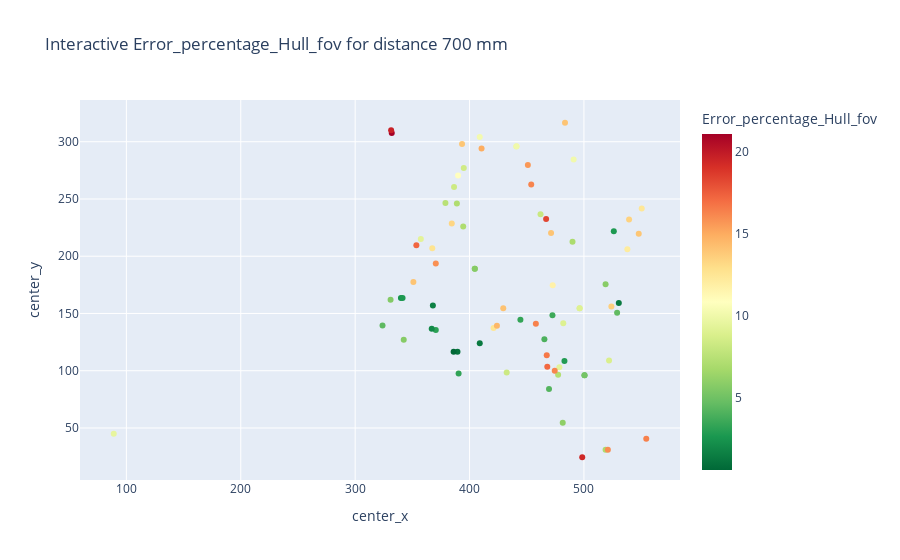
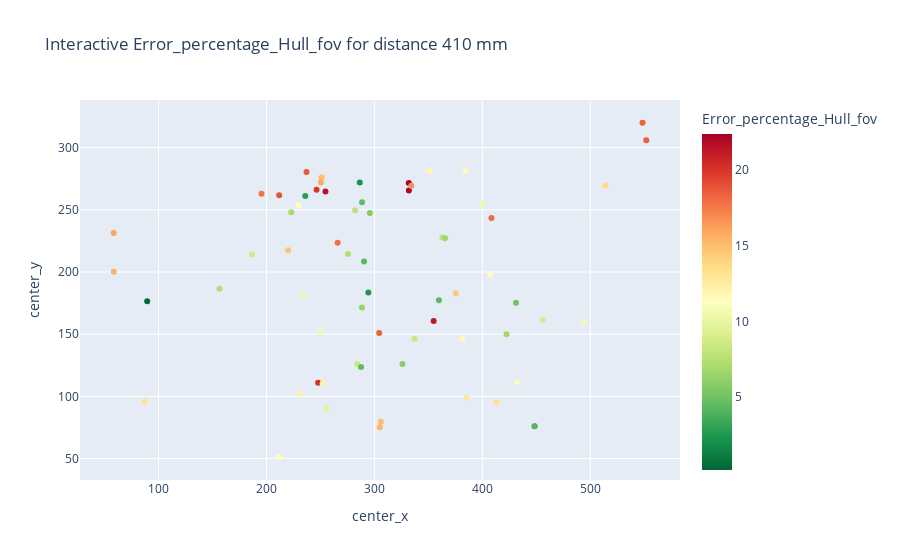
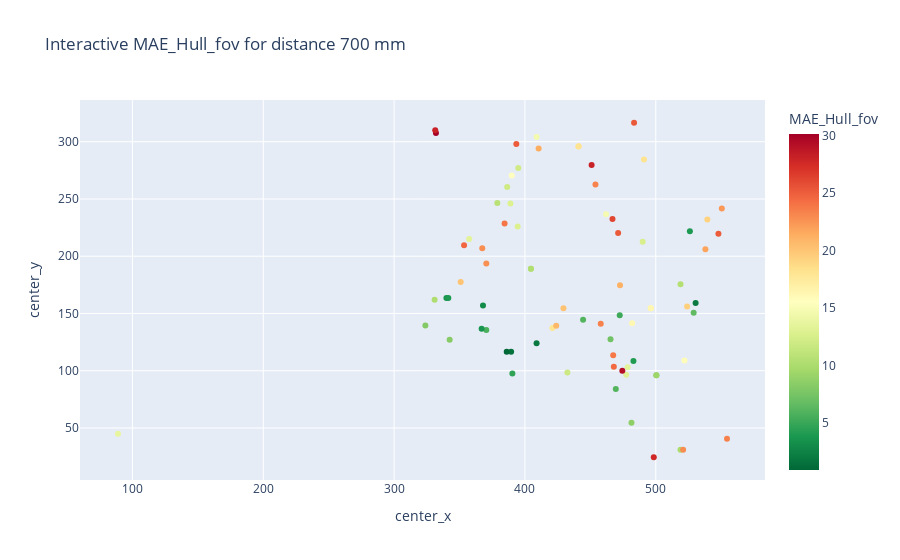
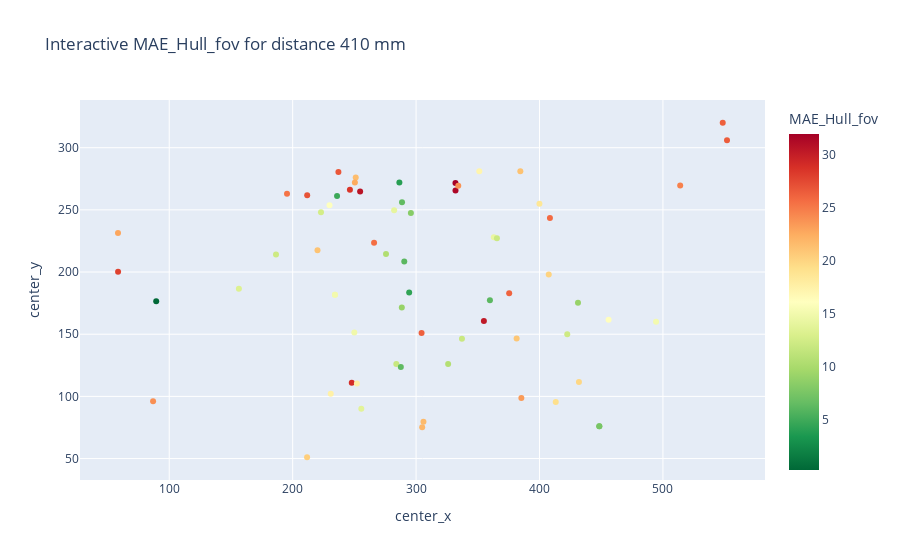

Notebook code for these charts, in order:
### Code cell
import ast
import folium
from folium.plugins import MarkerCluster    
import pandas as pd
import plotly.express as px

# Read the data
df = pd.read_csv('molt.csv')
samples_index = pd.read_csv('samples_index.csv')  # Ensure this is read correctly

# Update the 'not' column based on samples_index
for _, sample in samples_index.iterrows():
    df.loc[(df['image_path'] == sample['sample']) & (df['index'] == sample['index']), 'not'] = 'not'
df.to_csv('molt_CLEAN.csv')

# Clean the data
df_clean = df[df['not'] != 'not']
df_clean = df_clean.dropna()

# Extract center_x and center_y from the 'center' column
df_clean['center_x'] = df_clean['center'].apply(lambda x: ast.literal_eval(x)[0])
df_clean['center_y'] = df_clean['center'].apply(lambda x: ast.literal_eval(x)[1])

# Filter the DataFrame for specific conditions
df_positive = df_clean[(df_clean['Hull_Length_fov'] > df_clean['true_length'])]

# Create a new DataFrame for visualization with necessary columns
df_visual = df_positive[['center_x', 'center_y', 'Error_percentage_Hull_fov', 'image_path', 'index', 'pond', 'MAE_Hull_fov']]

# Ensure image paths are correct
df_visual['image_path'] = df_visual['image_path'].apply(lambda x: x.replace('\\', '/'))

# Adjust center_y coordinate to be opposite to the image
df_visual['center_y'] = 360 - df_visual['center_y']

# Generate scatter plots
for error in ['Error_percentage_Hull_fov', 'MAE_Hull_fov']:
    for pond in ['right', 'square']:
        df_pond = df_visual[df_visual['pond'] == pond]

        if pond == 'right':
            height = 700
        else:
            height = 410

        # Create an interactive scatter plot using plotly
        fig = px.scatter(df_pond, 
                         x='center_x', 
                         y='center_y', 
                         color=error,
                         hover_data=['image_path', 'index'],
                         color_continuous_scale='RdYlGn_r', 
                         title=f'Interactive {error} for distance {height} mm')

        # Customize the color bar
        fig.update_layout(coloraxis_colorbar=dict(title=error))

        # Show the plot
        fig.show()

### Figure 1 — Plotly figure (JSON) as saved in the notebook; plotly's stock layout.template omitted (floating-point values rounded to 4 significant figures; data arrays with more than 128 entries replaced by an {"elided": "..."} marker saying what was removed)
{"data": [{"customdata": {"elided": "78x2 mixed values"}, "hovertemplate": "center_x=%{x}<br>center_y=%{y}<br>image_path=%{customdata[0]}<br>index=%{customdata[1]}<br>Error_percentage_Hull_fov=%{marker.color}<extra></extra>", "legendgroup": "", "marker": {"color": [2.484, 5.734, 3.276, 8.287, 17.17, 1.102, 3.163, 13.61, 1.395, 7.013, 10.1, 12.49, 14.04, 3.617, 13.29, 7.033, 15.63, 16.26, 14.04, 21.09, 18.31, 19.67, 11.77, 4.015, 7.152, 7.301, 14.05, 5.725, 4.333, 5.205, 3.339, 10.19, 9.074, 10.91, 9.085, 0.6198, 13.97, 8.334, 13.49, 1.339, 17.24, 14.56, 2.736, 14.14, 4.493, 16.37, 2.853, 5.649, 9.349, 4.605, 2.031, 12.67, 4.218, 15.9, 6.026, 1.672, 19.38, 15.98, 9.55, 16.38, 9.888, 10.04, 8.17, 13.96, 16.64, 16.22, 7.141, 5.725, 15.0, 9.029, 8.439, 5.811, 12.14, 2.736, 7.509, 12.43, 9.325, 8.844], "coloraxis": "coloraxis", "symbol": "circle"}, "mode": "markers", "name": "", "orientation": "v", "showlegend": false, "type": "scatter", "x": [340.0, 342.5, 390.4, 432.5, 468.0, 389.5, 370.5, 524.0, 530.5, 490.0, 491.0, 421.0, 483.4, 472.5, 384.5, 518.9, 451.0, 453.9, 471.3, 332.0, 466.9, 331.4, 472.7, 465.4, 388.9, 477.4, 350.9, 404.6, 500.5, 500.5, 444.5, 408.9, 496.3, 389.9, 496.2, 386.1, 547.9, 386.4, 539.5, 408.9, 353.5, 423.9, 341.4, 429.5, 323.9, 458.0, 483.0, 331.0, 478.5, 529.0, 366.9, 367.4, 469.5, 370.5, 481.4, 368.0, 498.5, 520.9, 88.98, 554.5, 440.9, 441.1, 462.0, 393.4, 467.5, 474.5, 394.5, 404.6, 410.5, 481.9, 394.9, 518.9, 538.0, 526.1, 378.9, 550.5, 357.4, 521.9], "xaxis": "x", "y": [163.6, 127.0, 97.59, 98.55, 103.6, 116.5, 135.5, 156.1, 159.1, 212.6, 284.5, 137.4, 316.6, 148.6, 228.6, 31.08, 279.6, 262.6, 220.2, 307.5, 232.5, 310.1, 174.7, 127.6, 246.1, 96.57, 177.6, 189.1, 96.08, 96.08, 144.6, 304.0, 154.6, 270.5, 154.6, 116.6, 219.6, 260.5, 232.0, 124.0, 209.5, 139.2, 163.6, 154.5, 139.5, 141.0, 108.6, 162.0, 103.1, 150.5, 136.6, 207.0, 84.04, 193.6, 54.58, 157.0, 24.43, 31.08, 45.06, 40.54, 295.9, 296.0, 236.7, 298.0, 113.6, 100.1, 226.0, 189.1, 294.1, 141.5, 277.0, 175.5, 206.0, 221.7, 246.6, 241.7, 215, 109.0], "yaxis": "y"}], "layout": {"coloraxis": {"colorbar": {"title": {"text": "Error_percentage_Hull_fov"}}, "colorscale": [[0, "rgb(0,104,55)"], [0.1, "rgb(26,152,80)"], [0.2, "rgb(102,189,99)"], [0.3, "rgb(166,217,106)"], [0.4, "rgb(217,239,139)"], [0.5, "rgb(255,255,191)"], [0.6, "rgb(254,224,139)"], [0.7, "rgb(253,174,97)"], [0.8, "rgb(244,109,67)"], [0.9, "rgb(215,48,39)"], [1, "rgb(165,0,38)"]]}, "legend": {"tracegroupgap": 0}, "title": {"text": "Interactive Error_percentage_Hull_fov for distance 700 mm"}, "xaxis": {"anchor": "y", "domain": [0, 1], "title": {"text": "center_x"}}, "yaxis": {"anchor": "x", "domain": [0, 1], "title": {"text": "center_y"}}}}

### Figure 2 — Plotly figure (JSON) as saved in the notebook; plotly's stock layout.template omitted (floating-point values rounded to 4 significant figures; data arrays with more than 128 entries replaced by an {"elided": "..."} marker saying what was removed)
{"data": [{"customdata": {"elided": "67x2 mixed values"}, "hovertemplate": "center_x=%{x}<br>center_y=%{y}<br>image_path=%{customdata[0]}<br>index=%{customdata[1]}<br>Error_percentage_Hull_fov=%{marker.color}<extra></extra>", "legendgroup": "", "marker": {"color": [21.21, 17.7, 9.601, 5.787, 8.325, 18.02, 8.364, 2.423, 5.911, 13.47, 4.354, 7.33, 8.521, 0.2052, 7.838, 10.6, 6.999, 22.01, 7.39, 11.79, 18.71, 11.18, 17.88, 18.4, 15.15, 15.29, 9.01, 5.03, 18.88, 6.81, 11.02, 14.76, 4.184, 10.49, 10.37, 20.27, 13.69, 12.38, 12.3, 4.184, 10.49, 11.22, 15.04, 4.501, 4.303, 6.339, 4.427, 11.34, 13.31, 15.48, 15.97, 7.985, 6.708, 14.53, 11.64, 12.98, 10.34, 12.02, 22.35, 2.227, 15.76, 19.93, 2.697, 18.4, 18.54, 16.66, 21.44], "coloraxis": "coloraxis", "symbol": "circle"}, "mode": "markers", "name": "", "orientation": "v", "showlegend": false, "type": "scatter", "x": [354.9, 195.4, 255.6, 295.8, 284.0, 408.4, 337.2, 294.4, 326.0, 413.1, 359.8, 275.6, 186.5, 89.46, 282.2, 494.4, 223.0, 331.9, 156.4, 384.5, 237.1, 407.5, 266.0, 304.5, 306.0, 304.9, 456.0, 431.2, 211.8, 422.5, 431.9, 220.1, 448.4, 234.3, 250.0, 247.9, 514.0, 252.1, 230.9, 448.4, 234.3, 229.9, 251.1, 288.6, 290.4, 288.4, 287.6, 211.7, 86.93, 58.57, 58.5, 363.0, 365.5, 375.4, 381.4, 385.3, 399.9, 351.2, 331.9, 286.4, 250.4, 246.4, 236.0, 548.4, 551.9, 334.2, 254.7], "xaxis": "x", "y": [160.5, 263.0, 90.05, 247.4, 126.0, 243.6, 146.4, 183.6, 126.0, 95.56, 177.3, 214.5, 214.2, 176.6, 249.8, 160.1, 248.1, 265.5, 186.5, 281.0, 280.4, 198.1, 223.6, 151.0, 79.52, 75.09, 161.6, 175.4, 261.7, 150.1, 111.6, 217.6, 76.08, 181.7, 151.5, 111.0, 269.5, 110.3, 102.1, 76.08, 181.7, 253.6, 276.0, 256.1, 208.6, 171.6, 123.6, 51.06, 96.02, 200.3, 231.4, 228.1, 227.1, 183.0, 146.6, 98.62, 255, 281.1, 271.6, 272.0, 272.0, 266.3, 261.1, 320.1, 306.0, 269.4, 264.9], "yaxis": "y"}], "layout": {"coloraxis": {"colorbar": {"title": {"text": "Error_percentage_Hull_fov"}}, "colorscale": [[0, "rgb(0,104,55)"], [0.1, "rgb(26,152,80)"], [0.2, "rgb(102,189,99)"], [0.3, "rgb(166,217,106)"], [0.4, "rgb(217,239,139)"], [0.5, "rgb(255,255,191)"], [0.6, "rgb(254,224,139)"], [0.7, "rgb(253,174,97)"], [0.8, "rgb(244,109,67)"], [0.9, "rgb(215,48,39)"], [1, "rgb(165,0,38)"]]}, "legend": {"tracegroupgap": 0}, "title": {"text": "Interactive Error_percentage_Hull_fov for distance 410 mm"}, "xaxis": {"anchor": "y", "domain": [0, 1], "title": {"text": "center_x"}}, "yaxis": {"anchor": "x", "domain": [0, 1], "title": {"text": "center_y"}}}}

### Figure 3 — Plotly figure (JSON) as saved in the notebook; plotly's stock layout.template omitted (floating-point values rounded to 4 significant figures; data arrays with more than 128 entries replaced by an {"elided": "..."} marker saying what was removed)
{"data": [{"customdata": {"elided": "78x2 mixed values"}, "hovertemplate": "center_x=%{x}<br>center_y=%{y}<br>image_path=%{customdata[0]}<br>index=%{customdata[1]}<br>MAE_Hull_fov=%{marker.color}<extra></extra>", "legendgroup": "", "marker": {"color": [3.552, 8.199, 4.684, 11.85, 24.56, 1.575, 5.693, 19.46, 1.994, 12.62, 18.18, 17.87, 25.28, 5.173, 23.93, 10.06, 28.14, 23.26, 25.28, 30.16, 26.18, 28.12, 21.19, 7.227, 12.87, 13.14, 20.09, 10.3, 7.799, 9.369, 6.011, 14.58, 16.33, 15.6, 16.35, 0.8863, 25.15, 11.92, 19.3, 1.914, 24.66, 20.82, 3.913, 20.23, 8.088, 23.4, 4.08, 10.17, 13.37, 6.586, 3.655, 22.8, 6.032, 22.74, 8.617, 3.01, 27.71, 22.85, 13.66, 23.42, 17.8, 18.08, 14.71, 25.13, 23.79, 29.2, 12.85, 10.3, 21.45, 16.25, 12.07, 10.46, 21.85, 3.913, 10.74, 22.37, 13.34, 15.92], "coloraxis": "coloraxis", "symbol": "circle"}, "mode": "markers", "name": "", "orientation": "v", "showlegend": false, "type": "scatter", "x": [340.0, 342.5, 390.4, 432.5, 468.0, 389.5, 370.5, 524.0, 530.5, 490.0, 491.0, 421.0, 483.4, 472.5, 384.5, 518.9, 451.0, 453.9, 471.3, 332.0, 466.9, 331.4, 472.7, 465.4, 388.9, 477.4, 350.9, 404.6, 500.5, 500.5, 444.5, 408.9, 496.3, 389.9, 496.2, 386.1, 547.9, 386.4, 539.5, 408.9, 353.5, 423.9, 341.4, 429.5, 323.9, 458.0, 483.0, 331.0, 478.5, 529.0, 366.9, 367.4, 469.5, 370.5, 481.4, 368.0, 498.5, 520.9, 88.98, 554.5, 440.9, 441.1, 462.0, 393.4, 467.5, 474.5, 394.5, 404.6, 410.5, 481.9, 394.9, 518.9, 538.0, 526.1, 378.9, 550.5, 357.4, 521.9], "xaxis": "x", "y": [163.6, 127.0, 97.59, 98.55, 103.6, 116.5, 135.5, 156.1, 159.1, 212.6, 284.5, 137.4, 316.6, 148.6, 228.6, 31.08, 279.6, 262.6, 220.2, 307.5, 232.5, 310.1, 174.7, 127.6, 246.1, 96.57, 177.6, 189.1, 96.08, 96.08, 144.6, 304.0, 154.6, 270.5, 154.6, 116.6, 219.6, 260.5, 232.0, 124.0, 209.5, 139.2, 163.6, 154.5, 139.5, 141.0, 108.6, 162.0, 103.1, 150.5, 136.6, 207.0, 84.04, 193.6, 54.58, 157.0, 24.43, 31.08, 45.06, 40.54, 295.9, 296.0, 236.7, 298.0, 113.6, 100.1, 226.0, 189.1, 294.1, 141.5, 277.0, 175.5, 206.0, 221.7, 246.6, 241.7, 215, 109.0], "yaxis": "y"}], "layout": {"coloraxis": {"colorbar": {"title": {"text": "MAE_Hull_fov"}}, "colorscale": [[0, "rgb(0,104,55)"], [0.1, "rgb(26,152,80)"], [0.2, "rgb(102,189,99)"], [0.3, "rgb(166,217,106)"], [0.4, "rgb(217,239,139)"], [0.5, "rgb(255,255,191)"], [0.6, "rgb(254,224,139)"], [0.7, "rgb(253,174,97)"], [0.8, "rgb(244,109,67)"], [0.9, "rgb(215,48,39)"], [1, "rgb(165,0,38)"]]}, "legend": {"tracegroupgap": 0}, "title": {"text": "Interactive MAE_Hull_fov for distance 700 mm"}, "xaxis": {"anchor": "y", "domain": [0, 1], "title": {"text": "center_x"}}, "yaxis": {"anchor": "x", "domain": [0, 1], "title": {"text": "center_y"}}}}

### Figure 4 — Plotly figure (JSON) as saved in the notebook; plotly's stock layout.template omitted (floating-point values rounded to 4 significant figures; data arrays with more than 128 entries replaced by an {"elided": "..."} marker saying what was removed)
{"data": [{"customdata": {"elided": "67x2 mixed values"}, "hovertemplate": "center_x=%{x}<br>center_y=%{y}<br>image_path=%{customdata[0]}<br>index=%{customdata[1]}<br>MAE_Hull_fov=%{marker.color}<extra></extra>", "legendgroup": "", "marker": {"color": [30.33, 25.31, 13.73, 8.276, 11.9, 25.77, 11.96, 4.361, 10.64, 19.26, 6.226, 10.48, 12.19, 0.2934, 14.11, 15.15, 12.6, 31.48, 13.3, 21.21, 26.76, 20.13, 25.57, 26.31, 21.67, 21.87, 16.22, 9.054, 26.99, 12.26, 19.84, 21.1, 7.531, 15.01, 14.84, 28.98, 24.63, 17.7, 17.58, 7.531, 15.01, 16.04, 21.51, 6.437, 6.153, 9.064, 6.331, 20.41, 23.96, 27.87, 22.84, 14.37, 12.08, 26.15, 20.95, 23.36, 18.61, 17.19, 31.96, 4.009, 22.53, 28.5, 4.854, 26.31, 26.52, 23.82, 30.66], "coloraxis": "coloraxis", "symbol": "circle"}, "mode": "markers", "name": "", "orientation": "v", "showlegend": false, "type": "scatter", "x": [354.9, 195.4, 255.6, 295.8, 284.0, 408.4, 337.2, 294.4, 326.0, 413.1, 359.8, 275.6, 186.5, 89.46, 282.2, 494.4, 223.0, 331.9, 156.4, 384.5, 237.1, 407.5, 266.0, 304.5, 306.0, 304.9, 456.0, 431.2, 211.8, 422.5, 431.9, 220.1, 448.4, 234.3, 250.0, 247.9, 514.0, 252.1, 230.9, 448.4, 234.3, 229.9, 251.1, 288.6, 290.4, 288.4, 287.6, 211.7, 86.93, 58.57, 58.5, 363.0, 365.5, 375.4, 381.4, 385.3, 399.9, 351.2, 331.9, 286.4, 250.4, 246.4, 236.0, 548.4, 551.9, 334.2, 254.7], "xaxis": "x", "y": [160.5, 263.0, 90.05, 247.4, 126.0, 243.6, 146.4, 183.6, 126.0, 95.56, 177.3, 214.5, 214.2, 176.6, 249.8, 160.1, 248.1, 265.5, 186.5, 281.0, 280.4, 198.1, 223.6, 151.0, 79.52, 75.09, 161.6, 175.4, 261.7, 150.1, 111.6, 217.6, 76.08, 181.7, 151.5, 111.0, 269.5, 110.3, 102.1, 76.08, 181.7, 253.6, 276.0, 256.1, 208.6, 171.6, 123.6, 51.06, 96.02, 200.3, 231.4, 228.1, 227.1, 183.0, 146.6, 98.62, 255, 281.1, 271.6, 272.0, 272.0, 266.3, 261.1, 320.1, 306.0, 269.4, 264.9], "yaxis": "y"}], "layout": {"coloraxis": {"colorbar": {"title": {"text": "MAE_Hull_fov"}}, "colorscale": [[0, "rgb(0,104,55)"], [0.1, "rgb(26,152,80)"], [0.2, "rgb(102,189,99)"], [0.3, "rgb(166,217,106)"], [0.4, "rgb(217,239,139)"], [0.5, "rgb(255,255,191)"], [0.6, "rgb(254,224,139)"], [0.7, "rgb(253,174,97)"], [0.8, "rgb(244,109,67)"], [0.9, "rgb(215,48,39)"], [1, "rgb(165,0,38)"]]}, "legend": {"tracegroupgap": 0}, "title": {"text": "Interactive MAE_Hull_fov for distance 410 mm"}, "xaxis": {"anchor": "y", "domain": [0, 1], "title": {"text": "center_x"}}, "yaxis": {"anchor": "x", "domain": [0, 1], "title": {"text": "center_y"}}}}
